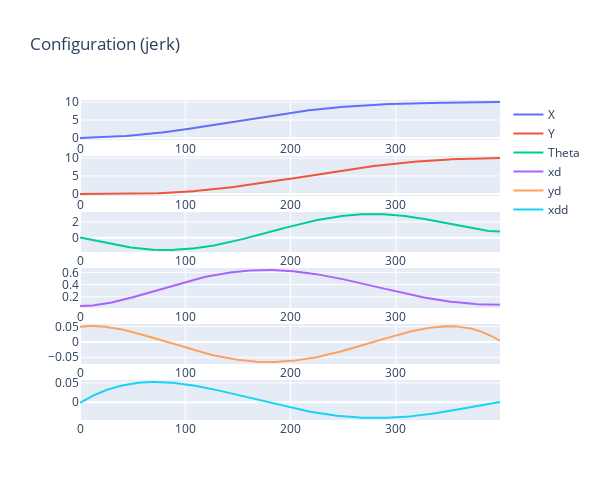
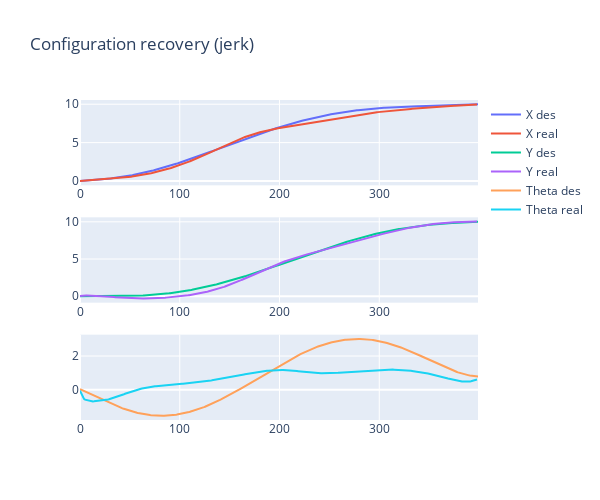
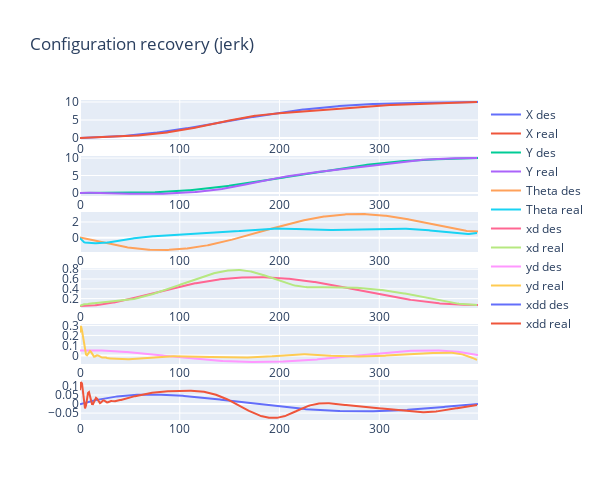
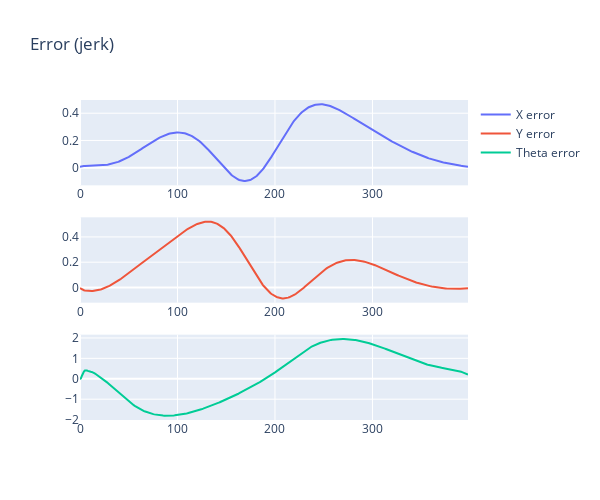

Notebook code for these charts, in order:
### Code cell
evaluate = State_Reconstruction(rrt.confs, rrt.commands, rrt.accs_robF, jerk)
evaluate.rec_states()
evaluate.plot_stuff()

### Figure 1 — Plotly figure (JSON) as saved in the notebook; plotly's stock layout.template omitted (floating-point values rounded to 4 significant figures; data arrays with more than 128 entries replaced by an {"elided": "..."} marker saying what was removed)
{"data": [{"name": "X ", "type": "scatter", "x": {"elided": "399 float values"}, "xaxis": "x", "y": {"elided": "399 float values"}, "yaxis": "y"}, {"name": "Y ", "type": "scatter", "x": {"elided": "399 float values"}, "xaxis": "x2", "y": {"elided": "399 float values"}, "yaxis": "y2"}, {"name": "Theta ", "type": "scatter", "x": {"elided": "399 float values"}, "xaxis": "x3", "y": {"elided": "399 float values"}, "yaxis": "y3"}, {"name": "xd ", "type": "scatter", "x": {"elided": "399 float values"}, "xaxis": "x4", "y": {"elided": "399 float values"}, "yaxis": "y4"}, {"name": "yd ", "type": "scatter", "x": {"elided": "399 float values"}, "xaxis": "x5", "y": {"elided": "399 float values"}, "yaxis": "y5"}, {"name": "xdd ", "type": "scatter", "x": {"elided": "399 float values"}, "xaxis": "x6", "y": {"elided": "399 float values"}, "yaxis": "y6"}], "layout": {"height": 500, "title": {"text": "Configuration (jerk)"}, "width": 600, "xaxis": {"anchor": "y", "domain": [0, 1]}, "xaxis2": {"anchor": "y2", "domain": [0, 1]}, "xaxis3": {"anchor": "y3", "domain": [0, 1]}, "xaxis4": {"anchor": "y4", "domain": [0, 1]}, "xaxis5": {"anchor": "y5", "domain": [0, 1]}, "xaxis6": {"anchor": "y6", "domain": [0, 1]}, "yaxis": {"anchor": "x", "domain": [0.875, 1]}, "yaxis2": {"anchor": "x2", "domain": [0.7, 0.825]}, "yaxis3": {"anchor": "x3", "domain": [0.525, 0.65]}, "yaxis4": {"anchor": "x4", "domain": [0.35, 0.475]}, "yaxis5": {"anchor": "x5", "domain": [0.175, 0.3]}, "yaxis6": {"anchor": "x6", "domain": [0, 0.125]}}}

### Figure 2 — Plotly figure (JSON) as saved in the notebook; plotly's stock layout.template omitted (floating-point values rounded to 4 significant figures; data arrays with more than 128 entries replaced by an {"elided": "..."} marker saying what was removed)
{"data": [{"name": "X des", "type": "scatter", "x": {"elided": "399 float values"}, "xaxis": "x", "y": {"elided": "399 float values"}, "yaxis": "y"}, {"name": "X real", "type": "scatter", "x": {"elided": "399 float values"}, "xaxis": "x", "y": {"elided": "398 float values"}, "yaxis": "y"}, {"name": "Y des", "type": "scatter", "x": {"elided": "399 float values"}, "xaxis": "x2", "y": {"elided": "399 float values"}, "yaxis": "y2"}, {"name": "Y real", "type": "scatter", "x": {"elided": "399 float values"}, "xaxis": "x2", "y": {"elided": "398 float values"}, "yaxis": "y2"}, {"name": "Theta des", "type": "scatter", "x": {"elided": "399 float values"}, "xaxis": "x3", "y": {"elided": "399 float values"}, "yaxis": "y3"}, {"name": "Theta real", "type": "scatter", "x": {"elided": "399 float values"}, "xaxis": "x3", "y": {"elided": "398 float values"}, "yaxis": "y3"}], "layout": {"height": 500, "title": {"text": "Configuration recovery (jerk)"}, "width": 600, "xaxis": {"anchor": "y", "domain": [0, 1]}, "xaxis2": {"anchor": "y2", "domain": [0, 1]}, "xaxis3": {"anchor": "y3", "domain": [0, 1]}, "yaxis": {"anchor": "x", "domain": [0.7333, 1]}, "yaxis2": {"anchor": "x2", "domain": [0.3667, 0.6333]}, "yaxis3": {"anchor": "x3", "domain": [0, 0.2667]}}}

### Figure 3 — Plotly figure (JSON) as saved in the notebook; plotly's stock layout.template omitted (floating-point values rounded to 4 significant figures; data arrays with more than 128 entries replaced by an {"elided": "..."} marker saying what was removed)
{"data": [{"name": "X des", "type": "scatter", "x": {"elided": "399 float values"}, "xaxis": "x", "y": {"elided": "399 float values"}, "yaxis": "y"}, {"name": "X real", "type": "scatter", "x": {"elided": "399 float values"}, "xaxis": "x", "y": {"elided": "398 float values"}, "yaxis": "y"}, {"name": "Y des", "type": "scatter", "x": {"elided": "399 float values"}, "xaxis": "x2", "y": {"elided": "399 float values"}, "yaxis": "y2"}, {"name": "Y real", "type": "scatter", "x": {"elided": "399 float values"}, "xaxis": "x2", "y": {"elided": "398 float values"}, "yaxis": "y2"}, {"name": "Theta des", "type": "scatter", "x": {"elided": "399 float values"}, "xaxis": "x3", "y": {"elided": "399 float values"}, "yaxis": "y3"}, {"name": "Theta real", "type": "scatter", "x": {"elided": "399 float values"}, "xaxis": "x3", "y": {"elided": "398 float values"}, "yaxis": "y3"}, {"name": "xd des", "type": "scatter", "x": {"elided": "399 float values"}, "xaxis": "x4", "y": {"elided": "399 float values"}, "yaxis": "y4"}, {"name": "xd real", "type": "scatter", "x": {"elided": "399 float values"}, "xaxis": "x4", "y": {"elided": "398 float values"}, "yaxis": "y4"}, {"name": "yd des", "type": "scatter", "x": {"elided": "399 float values"}, "xaxis": "x5", "y": {"elided": "399 float values"}, "yaxis": "y5"}, {"name": "yd real", "type": "scatter", "x": {"elided": "399 float values"}, "xaxis": "x5", "y": {"elided": "398 float values"}, "yaxis": "y5"}, {"name": "xdd des", "type": "scatter", "x": {"elided": "399 float values"}, "xaxis": "x6", "y": {"elided": "399 float values"}, "yaxis": "y6"}, {"name": "xdd real", "type": "scatter", "x": {"elided": "399 float values"}, "xaxis": "x6", "y": {"elided": "398 float values"}, "yaxis": "y6"}], "layout": {"height": 500, "title": {"text": "Configuration recovery (jerk)"}, "width": 600, "xaxis": {"anchor": "y", "domain": [0, 1]}, "xaxis2": {"anchor": "y2", "domain": [0, 1]}, "xaxis3": {"anchor": "y3", "domain": [0, 1]}, "xaxis4": {"anchor": "y4", "domain": [0, 1]}, "xaxis5": {"anchor": "y5", "domain": [0, 1]}, "xaxis6": {"anchor": "y6", "domain": [0, 1]}, "yaxis": {"anchor": "x", "domain": [0.875, 1]}, "yaxis2": {"anchor": "x2", "domain": [0.7, 0.825]}, "yaxis3": {"anchor": "x3", "domain": [0.525, 0.65]}, "yaxis4": {"anchor": "x4", "domain": [0.35, 0.475]}, "yaxis5": {"anchor": "x5", "domain": [0.175, 0.3]}, "yaxis6": {"anchor": "x6", "domain": [0, 0.125]}}}

### Figure 4 — Plotly figure (JSON) as saved in the notebook; plotly's stock layout.template omitted (floating-point values rounded to 4 significant figures; data arrays with more than 128 entries replaced by an {"elided": "..."} marker saying what was removed)
{"data": [{"name": "X error ", "type": "scatter", "x": {"elided": "398 float values"}, "xaxis": "x", "y": {"elided": "398 float values"}, "yaxis": "y"}, {"name": "Y error ", "type": "scatter", "x": {"elided": "398 float values"}, "xaxis": "x2", "y": {"elided": "398 float values"}, "yaxis": "y2"}, {"name": "Theta error ", "type": "scatter", "x": {"elided": "398 float values"}, "xaxis": "x3", "y": {"elided": "398 float values"}, "yaxis": "y3"}], "layout": {"height": 500, "title": {"text": "Error (jerk)"}, "width": 600, "xaxis": {"anchor": "y", "domain": [0, 1]}, "xaxis2": {"anchor": "y2", "domain": [0, 1]}, "xaxis3": {"anchor": "y3", "domain": [0, 1]}, "yaxis": {"anchor": "x", "domain": [0.7333, 1]}, "yaxis2": {"anchor": "x2", "domain": [0.3667, 0.6333]}, "yaxis3": {"anchor": "x3", "domain": [0, 0.2667]}}}
